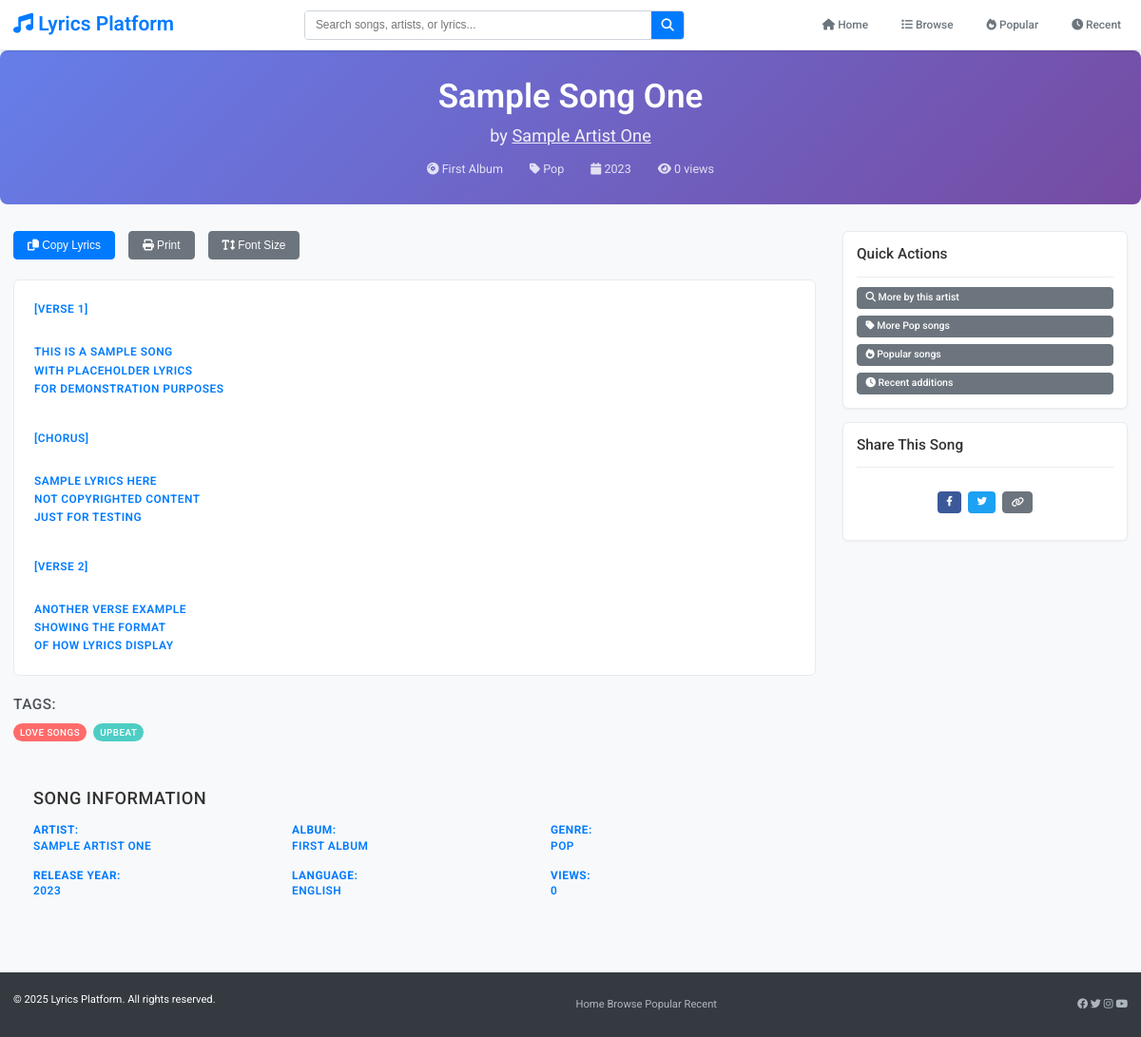
/song.php?id=1, run on the app's committed database.
### tables this page shows
CREATE TABLE songs (
    id INT PRIMARY KEY AUTO_INCREMENT,
    title VARCHAR(255) NOT NULL,
    artist_id INT NOT NULL,
    album_id INT DEFAULT NULL,
    genre_id INT DEFAULT NULL,
    lyrics TEXT NOT NULL,
    duration TIME DEFAULT NULL,
    track_number INT DEFAULT NULL,
    release_year YEAR DEFAULT NULL,
    language VARCHAR(50) DEFAULT 'English',
    is_explicit BOOLEAN DEFAULT FALSE,
    is_featured BOOLEAN DEFAULT FALSE,
    view_count INT DEFAULT 0,
    status ENUM('draft', 'published', 'archived') DEFAULT 'published',
    created_at TIMESTAMP DEFAULT CURRENT_TIMESTAMP,
    updated_at TIMESTAMP DEFAULT CURRENT_TIMESTAMP ON UPDATE CURRENT_TIMESTAMP,
    FOREIGN KEY (artist_id) REFERENCES artists(id) ON DELETE CASCADE,
    FOREIGN KEY (album_id) REFERENCES albums(id) ON DELETE SET NULL,
    FOREIGN KEY (genre_id) REFERENCES genres(id) ON DELETE SET NULL,
    INDEX idx_song_title (title),
    INDEX idx_song_artist (artist_id),
    INDEX idx_song_album (album_id),
    INDEX idx_song_genre (genre_id),
    INDEX idx_song_status (status),
    INDEX idx_song_views (view_count DESC),
    INDEX idx_song_created (created_at DESC),
    FULLTEXT idx_song_search (title, lyrics)
);

CREATE TABLE artists (
    id INT PRIMARY KEY AUTO_INCREMENT,
    name VARCHAR(255) NOT NULL UNIQUE,
    bio TEXT DEFAULT NULL,
    country VARCHAR(100) DEFAULT NULL,
    website VARCHAR(255) DEFAULT NULL,
    image_url VARCHAR(500) DEFAULT NULL,
    created_at TIMESTAMP DEFAULT CURRENT_TIMESTAMP,
    updated_at TIMESTAMP DEFAULT CURRENT_TIMESTAMP ON UPDATE CURRENT_TIMESTAMP,
    INDEX idx_artist_name (name)
);

CREATE TABLE albums (
    id INT PRIMARY KEY AUTO_INCREMENT,
    title VARCHAR(255) NOT NULL,
    artist_id INT NOT NULL,
    genre_id INT DEFAULT NULL,
    release_year YEAR DEFAULT NULL,
    cover_image VARCHAR(500) DEFAULT NULL,
    total_tracks INT DEFAULT NULL,
    created_at TIMESTAMP DEFAULT CURRENT_TIMESTAMP,
    updated_at TIMESTAMP DEFAULT CURRENT_TIMESTAMP ON UPDATE CURRENT_TIMESTAMP,
    FOREIGN KEY (artist_id) REFERENCES artists(id) ON DELETE CASCADE,
    FOREIGN KEY (genre_id) REFERENCES genres(id) ON DELETE SET NULL,
    INDEX idx_album_title (title),
    INDEX idx_album_artist (artist_id),
    INDEX idx_album_year (release_year)
);

CREATE TABLE genres (
    id INT PRIMARY KEY AUTO_INCREMENT,
    name VARCHAR(100) NOT NULL UNIQUE,
    description TEXT DEFAULT NULL,
    created_at TIMESTAMP DEFAULT CURRENT_TIMESTAMP,
    INDEX idx_genre_name (name)
);

CREATE TABLE tags (
    id INT PRIMARY KEY AUTO_INCREMENT,
    name VARCHAR(100) NOT NULL UNIQUE,
    color VARCHAR(7) DEFAULT '#007bff',
    created_at TIMESTAMP DEFAULT CURRENT_TIMESTAMP,
    INDEX idx_tag_name (name)
);

### includes/Database.php (called while the page is built, shortened)
<?php
class Database {
    private $connection;
    private $host;
    private $username;
    private $password;
    private $database;
    public function __construct() {
        $this->host = DB_HOST;
        $this->username = DB_USERNAME;
        $this->password = DB_PASSWORD;
        $this->database = DB_NAME;
    }
    private function connect() {
        $this->connection = new mysqli($this->host, $this->username, $this->password, $this->database);
        $this->connection->set_charset(DB_CHARSET);
    }
    public function query($sql, $params = []) {
        $stmt = $this->connection->prepare($sql);
        if (!empty($params)) {
            $types = '';
            foreach ($params as $param) {
                if (is_int($param)) {
                    $types .= 'i';
                } elseif (is_float($param)) {
                    $types .= 'd';
                } else {
                    $types .= 's';
                }
            }
            $stmt->bind_param($types, ...$params);
        }
        if (!$stmt->execute()) {
            throw new Exception("Execute failed: " . $stmt->error);
        }
        return $stmt;
    }
    public function fetchAll($sql, $params = []) {
        $stmt = $this->query($sql, $params);
        $result = $stmt->get_result();
        $data = [];
        while ($row = $result->fetch_assoc()) {
            $data[] = $row;
        }
        return $data;
    }
    public function fetchOne($sql, $params = []) {
        $stmt = $this->query($sql, $params);
        $result = $stmt->get_result();
        $data = $result->fetch_assoc();
        return $data;
    }
    public function execute($sql, $params = []) {
        $stmt = $this->query($sql, $params);
        $affected_rows = $stmt->affected_rows;
        return $affected_rows;
    }
}
?>

### config/config.php (called while the page is built, shortened)
<?php
require_once __DIR__ . '/../includes/functions.php';
require_once __DIR__ . '/../includes/Database.php';
require_once __DIR__ . '/../includes/Song.php';
try {
    $db = new Database();
} catch (Exception $e) {
    if (DEBUG_MODE) {
        die('Database connection failed: ' . $e->getMessage());
    } else {
        die('Database connection failed. Please try again later.');
    }
}
?>

### includes/Song.php (called while the page is built, shortened)
<?php
class Song {
    private $db;
    public function __construct($database) {
        $this->db = $database;
    }
    public function getSongById($id) {
        $sql = "SELECT s.*, a.name as artist_name, a.id as artist_id,
                       al.title as album_title, al.id as album_id,
                       g.name as genre_name, g.id as genre_id
                FROM songs s
                JOIN artists a ON s.artist_id = a.id
                LEFT JOIN albums al ON s.album_id = al.id
                LEFT JOIN genres g ON s.genre_id = g.id
                WHERE s.id = ? AND s.status = 'published'";
        return $this->db->fetchOne($sql, [$id]);
    }
    public function getSongsByArtist($artistId, $page = 1, $limit = SONGS_PER_PAGE) {
        $offset = ($page - 1) * $limit;
        $sql = "SELECT s.*, a.name as artist_name, al.title as album_title, g.name as genre_name
                FROM songs s
                JOIN artists a ON s.artist_id = a.id
                LEFT JOIN albums al ON s.album_id = al.id
                LEFT JOIN genres g ON s.genre_id = g.id
                WHERE s.artist_id = ? AND s.status = 'published'
                ORDER BY s.created_at DESC
                LIMIT ? OFFSET ?";
        return $this->db->fetchAll($sql, [$artistId, $limit, $offset]);
    }
    public function getSongTags($songId) {
        $sql = "SELECT t.* FROM tags t
                JOIN song_tags st ON t.id = st.tag_id
                WHERE st.song_id = ?";
        return $this->db->fetchAll($sql, [$songId]);
    }
}
?>

### song.php (the view, shortened to what this page needs)
<?php
include 'includes/header.php';
$songModel = new Song($db);
$songId = intval($_GET['id'] ?? 0);
$song = $songModel->getSongById($songId);
$songModel->incrementViewCount($songId);
$songModel->recordView($songId, $_SERVER['REMOTE_ADDR'] ?? null, $_SERVER['HTTP_USER_AGENT'] ?? null);
$tags = $songModel->getSongTags($songId);
$relatedSongs = $songModel->getSongsByArtist($song['artist_id'], 1, 5);
?>
<div class="song-header" style="background: linear-gradient(135deg, #667eea 0%, #764ba2 100%); color: white; padding: 2rem 0; margin: -1.5rem -1rem 2rem -1rem; border-radius: 8px;">
    <div class="container">
        <div style="text-align: center; max-width: 800px; margin: 0 auto;">
            <h1 style="font-size: 2.5rem; margin-bottom: 0.5rem; font-weight: 600;">
                <?php echo sanitize($song['title']); ?>
            </h1>
            <p style="font-size: 1.3rem; margin-bottom: 1rem; opacity: 0.9;">
                by <a href="<?php echo SITE_URL; ?>/artist/<?php echo $song['artist_id']; ?>/<?php echo createSlug($song['artist_name']); ?>"
                      style="color: white; text-decoration: underline;">
                    <?php echo sanitize($song['artist_name']); ?>
                </a>
            </p>
            <div class="song-meta-header" style="display: flex; justify-content: center; gap: 2rem; flex-wrap: wrap; font-size: 0.9rem; opacity: 0.8;">
                <?php if ($song['album_title']): ?>
                    <span>
                        <i class="fas fa-compact-disc"></i>
                        <a href="<?php echo SITE_URL; ?>/album/<?php echo $song['album_id']; ?>/<?php echo createSlug($song['album_title']); ?>"
                           style="color: white;">
                            <?php echo sanitize($song['album_title']); ?>
                        </a>
                    </span>
                <?php endif; ?>
                <?php if ($song['genre_name']): ?>
                    <span>
                        <i class="fas fa-tag"></i>
                        <a href="<?php echo SITE_URL; ?>/genre/<?php echo $song['genre_id']; ?>/<?php echo createSlug($song['genre_name']); ?>"
                           style="color: white;">
                            <?php echo sanitize($song['genre_name']); ?>
                        </a>
                    </span>
                <?php endif; ?>
                <?php if ($song['release_year']): ?>
                    <span><i class="fas fa-calendar"></i> <?php echo $song['release_year']; ?></span>
                <?php endif; ?>
                <span><i class="fas fa-eye"></i> <?php echo number_format($song['view_count']); ?> views</span>
            </div>
        </div>
    </div>
</div>
<div style="display: grid; grid-template-columns: 1fr 300px; gap: 2rem; align-items: start;">
    <div class="lyrics-section">
        <div class="song-actions" style="display: flex; gap: 1rem; margin-bottom: 1.5rem; flex-wrap: wrap;">
            <button class="btn btn-primary copy-lyrics" title="Copy lyrics to clipboard">
                <i class="fas fa-copy"></i> Copy Lyrics
            </button>
            <button class="btn btn-secondary" onclick="window.print()" title="Print lyrics">
                <i class="fas fa-print"></i> Print
            </button>
            <button class="btn btn-secondary" onclick="toggleFontSize()" title="Increase font size">
                <i class="fas fa-text-height"></i> Font Size
            </button>
        </div>
        <div class="lyrics-container" id="lyrics-container">
            <?php echo formatLyrics($song['lyrics']); ?>
        </div>
        <?php if (!empty($tags)): ?>
            <div class="song-tags" style="margin-top: 1.5rem;">
                <h4 style="margin-bottom: 0.75rem; color: #495057;">Tags:</h4>
                <div class="tags">
                    <?php foreach ($tags as $tag): ?>
                        <a href="<?php echo SITE_URL; ?>/search?q=<?php echo urlencode($tag['name']); ?>"
                           class="tag"
                           style="background-color: <?php echo sanitize($tag['color']); ?>; color: white;">
                            <?php echo sanitize($tag['name']); ?>
                        </a>
                    <?php endforeach; ?>
                </div>
            </div>
        <?php endif; ?>
        <div class="song-info-detailed" style="margin-top: 2rem; padding: 1.5rem; background: #f8f9fa; border-radius: 6px;">
            <h3 style="margin-bottom: 1rem; color: #333;">Song Information</h3>
            <div style="display: grid; grid-template-columns: repeat(auto-fit, minmax(200px, 1fr)); gap: 1rem;">
                <div>
                    <strong>Artist:</strong><br>
                    <a href="<?php echo SITE_URL; ?>/artist/<?php echo $song['artist_id']; ?>/<?php echo createSlug($song['artist_name']); ?>">
                        <?php echo sanitize($song['artist_name']); ?>
                    </a>
                </div>
                <?php if ($song['album_title']): ?>
                    <div>
                        <strong>Album:</strong><br>
                        <a href="<?php echo SITE_URL; ?>/album/<?php echo $song['album_id']; ?>/<?php echo createSlug($song['album_title']); ?>">
                            <?php echo sanitize($song['album_title']); ?>
                        </a>
                    </div>
                <?php endif; ?>
                <?php if ($song['genre_name']): ?>
                    <div>
                        <strong>Genre:</strong><br>
                        <a href="<?php echo SITE_URL; ?>/genre/<?php echo $song['genre_id']; ?>/<?php echo createSlug($song['genre_name']); ?>">
                            <?php echo sanitize($song['genre_name']); ?>
                        </a>
                    </div>
                <?php endif; ?>
                <?php if ($song['release_year']): ?>
                    <div>
                        <strong>Release Year:</strong><br>
                        <?php echo $song['release_year']; ?>
                    </div>
                <?php endif; ?>
                <div>
                    <strong>Language:</strong><br>
                    <?php echo sanitize($song['language']); ?>
                </div>
                <div>
                    <strong>Views:</strong><br>
                    <?php echo number_format($song['view_count']); ?>
                </div>
            </div>
        </div>
    </div>
    <div class="sidebar">
        <div class="quick-actions card">
            <div class="card-header">
                <h3 class="card-title">Quick Actions</h3>
            </div>
            <div style="padding: 0;">
                <a href="<?php echo SITE_URL; ?>/search?q=<?php echo urlencode($song['artist_name']); ?>"
                   class="btn btn-sm btn-secondary"
                   style="width: 100%; margin-bottom: 0.5rem; text-align: left;">
                    <i class="fas fa-search"></i> More by this artist
                </a>
                <?php if ($song['genre_name']): ?>
                    <a href="<?php echo SITE_URL; ?>/genre/<?php echo $song['genre_id']; ?>/<?php echo createSlug($song['genre_name']); ?>"
                       class="btn btn-sm btn-secondary"
                       style="width: 100%; margin-bottom: 0.5rem; text-align: left;">
                        <i class="fas fa-tag"></i> More <?php echo sanitize($song['genre_name']); ?> songs
                    </a>
                <?php endif; ?>
                <a href="<?php echo SITE_URL; ?>/popular"
                   class="btn btn-sm btn-secondary"
                   style="width: 100%; margin-bottom: 0.5rem; text-align: left;">
                    <i class="fas fa-fire"></i> Popular songs
                </a>
                <a href="<?php echo SITE_URL; ?>/recent"
                   class="btn btn-sm btn-secondary"
                   style="width: 100%; text-align: left;">
                    <i class="fas fa-clock"></i> Recent additions
                </a>
            </div>
        </div>
        <div class="share-section card">
            <div class="card-header">
                <h3 class="card-title">Share This Song</h3>
            </div>
            <div style="display: flex; gap: 0.5rem; justify-content: center; padding: 1rem;">
                <a href="https://www.facebook.com/sharer/sharer.php?u=<?php echo urlencode(SITE_URL . $_SERVER['REQUEST_URI']); ?>"
                   target="_blank"
                   class="btn btn-sm"
                   style="background: #3b5998; color: white;"
                   title="Share on Facebook">
                    <i class="fab fa-facebook-f"></i>
                </a>
                <a href="https://twitter.com/intent/tweet?url=<?php echo urlencode(SITE_URL . $_SERVER['REQUEST_URI']); ?>&text=<?php echo urlencode('Check out "' . $song['title'] . '" by ' . $song['artist_name']); ?>"
                   target="_blank"
                   class="btn btn-sm"
                   style="background: #1da1f2; color: white;"
                   title="Share on Twitter">
                    <i class="fab fa-twitter"></i>
                </a>
                <button onclick="copyToClipboard('<?php echo SITE_URL . $_SERVER['REQUEST_URI']; ?>')"
                        class="btn btn-sm btn-secondary"
                        title="Copy link">
                    <i class="fas fa-link"></i>
                </button>
            </div>
        </div>
    </div>
</div>
<?php include 'includes/footer.php'; ?>

### includes/functions.php (shortened to what this page needs)
<?php
function sanitize($data) {
    return htmlspecialchars(trim($data), ENT_QUOTES, 'UTF-8');
}
function createSlug($text) {
    $text = strtolower($text);
    $text = preg_replace('/[^a-z0-9\s-]/', '', $text);
    $text = preg_replace('/[\s-]+/', '-', $text);
    return trim($text, '-');
}
function formatLyrics($lyrics) {
    $lyrics = sanitize($lyrics);
    $lyrics = nl2br($lyrics);
    $lyrics = preg_replace('/\[([^\]]+)\]/', '<span class="lyrics-section">[$1]</span>', $lyrics);
    return $lyrics;
}
?>

### data on the page
songs: title "Sample Song One", artist.name "Sample Artist One", album.title "First Album", genre.name "Pop", release_year "2023", view_count "0", lyrics "[VERSE 1] THIS IS A SAMPLE SONG WITH PLACEHOLDER LYRICS FOR DEMONSTRATION PURPOSES [CHORUS] SAMPLE LYRICS HERE NOT COPYRIGHTED CONTENT JUST FOR TESTING [VERSE 2] ANOTHER VERSE EXAMPLE SHOWING THE FORMAT OF HOW LYRICS DISPLAY", artist.name "SAMPLE ARTIST ONE", album.title "FIRST ALBUM", genre.name "POP", language "ENGLISH"
tags: name "LOVE SONGS"
tags: name "UPBEAT"

### other printed values
SITE_NAME "Lyrics Platform"
